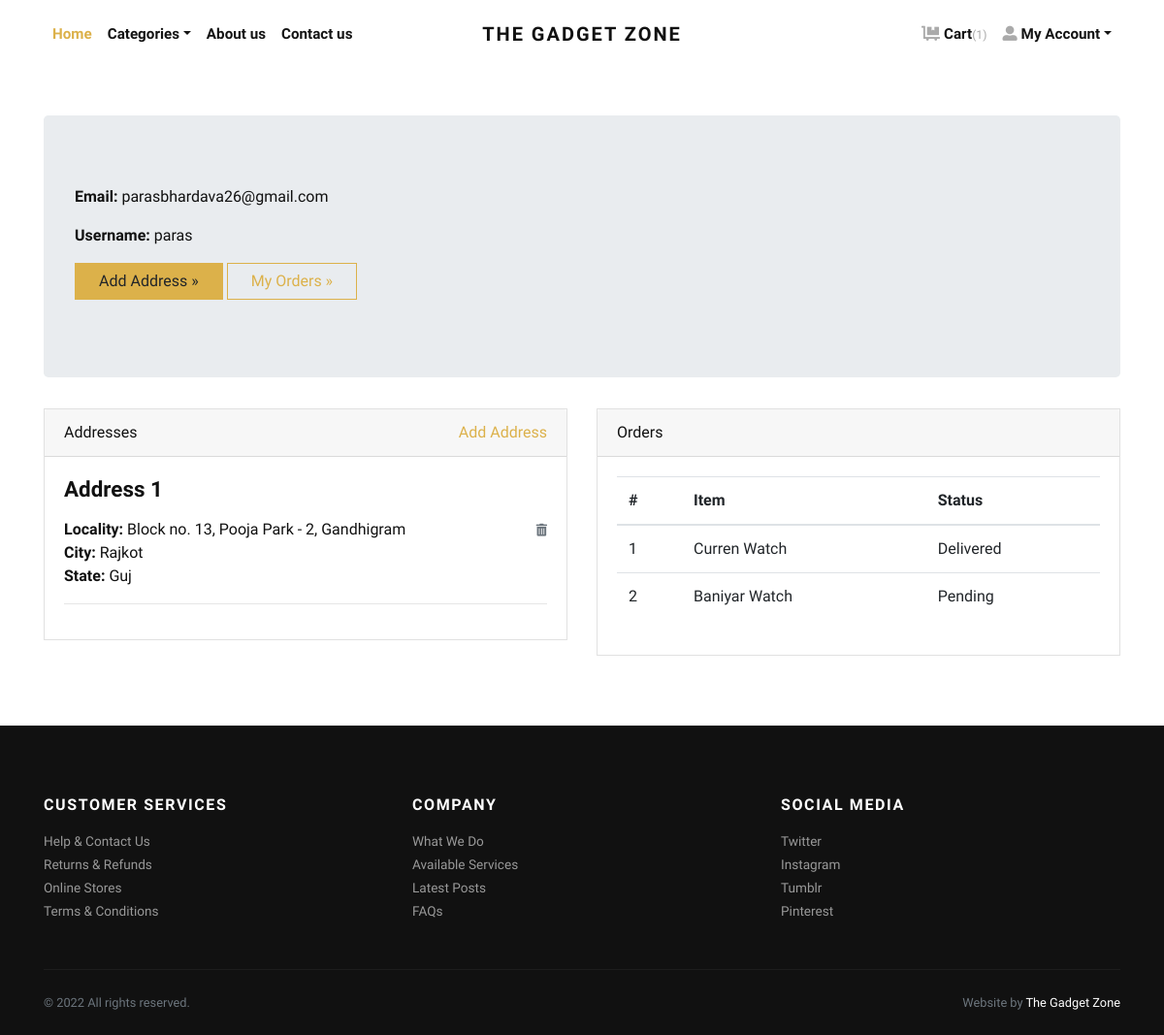
The page /accounts/profile/ (signed in) on the database its author committed.
### store/models.py (models this page shows, shortened)
class Address(models.Model):
    user = models.ForeignKey(User, verbose_name="User", on_delete=models.CASCADE)
    locality = models.CharField(max_length=150, verbose_name="Nearest Location")
    city = models.CharField(max_length=150, verbose_name="City")
    state = models.CharField(max_length=150, verbose_name="State")

class Order(models.Model):
    user = models.ForeignKey(User, verbose_name="User", on_delete=models.CASCADE)
    address = models.ForeignKey(Address, verbose_name="Shipping Address", on_delete=models.CASCADE)
    product = models.ForeignKey(Product, verbose_name="Product", on_delete=models.CASCADE)
    quantity = models.PositiveIntegerField(verbose_name="Quantity")
    ordered_date = models.DateTimeField(auto_now_add=True, verbose_name="Ordered Date")
    status = models.CharField(
        choices=STATUS_CHOICES,
        max_length=50,
        default="Pending"
        )

class Product(models.Model):
    title = models.CharField(max_length=150, verbose_name="Product Title")
    slug = models.SlugField(max_length=160, verbose_name="Product Slug")
    sku = models.CharField(max_length=255, unique=True, verbose_name="Unique Product ID (SKU)")
    short_description = models.TextField(verbose_name="Short Description")
    detail_description = models.TextField(blank=True, null=True, verbose_name="Detail Description")
    product_image = models.ImageField(upload_to='product', blank=True, null=True, verbose_name="Product Image")
    price = models.DecimalField(max_digits=8, decimal_places=2)
    category = models.ForeignKey(Category, verbose_name="Product Categoy", on_delete=models.CASCADE)
    is_active = models.BooleanField(verbose_name="Is Active?")
    is_featured = models.BooleanField(verbose_name="Is Featured?")
    created_at = models.DateTimeField(auto_now_add=True, verbose_name="Created Date")
    updated_at = models.DateTimeField(auto_now=True, verbose_name="Updated Date")
    class Meta:
        verbose_name_plural = 'Products'
        ordering = ('-created_at', )

### store/views.py (the view)
# urls.py: path('accounts/profile/', views.profile, name="profile"),
@login_required
def profile(request):
    addresses = Address.objects.filter(user=request.user)
    orders = Order.objects.filter(user=request.user)
    return render(request, 'account/profile.html', {'addresses':addresses, 'orders':orders})

### store/context_preprocessors.py (called while the page is built)
def store_menu(request):
    categories = Category.objects.filter(is_active=True)
    context = {
        'categories_menu': categories,
    }
    return context

def cart_menu(request):
    if request.user.is_authenticated:
        cart_items= Cart.objects.filter(user=request.user)
        context = {
            'cart_items': cart_items,
        }
    else:
        context = {}
    return context

### templates/account/profile.html (shortened to what this page needs)
{% extends 'base.html' %}
{% load static %}
    {% block content %}
      <div class="container py-5">
        <div class="jumbotron">
          <p><strong>Email:</strong> {{request.user.email}}</p>
          <p><strong>Username:</strong> {{request.user.username}}</p>
          <p><a class="btn btn-primary btn-large" href="{% url 'store:add-address' %}">Add Address »</a> <a class="btn btn-outline-primary btn-large" href="#">My Orders »</a></p>
        </div>
        <div class="row">
          <div class="col-lg-6">
            <div class="card mb-4" id="headings">
              <div class="card-header">Addresses <span class="float-right"><a href="{% url 'store:add-address' %}">Add Address</a></span></div>
              <div class="card-body">
                {% if addresses %}
                    {% for address in addresses %}
                        <h4 class="mb-3">Address {{forloop.counter}}</h4>
                        <span class="float-right"><a href="{% url 'store:remove-address' address.id %}"><i class="fas fa-trash-alt small text-muted"></i></a></span>
                        <p>
                            <strong>Locality: </strong>{{address.locality}} <br>
                            <strong>City: </strong>{{address.city}} <br>
                            <strong>State: </strong>{{address.state}} <br>
                        </p>
                        <hr>
                    {% endfor %}
                {% else %}
                <div class="text-danger">
                  Address not Added.
                </div>
                {% endif %}
              </div>
            </div>
          </div>
          <div class="col-lg-6">
            <div class="card mb-4" id="tables">
              <div class="card-header">Orders</div>
              <div class="card-body">
                <table class="table table-hover">
                  <thead>
                    <tr>
                      <th>#</th>
                      <th>Item</th>
                      <th>Status</th>
                    </tr>
                  </thead>
                  <tbody>
                    {% if orders %}
                      {% for order in orders %}
                        <tr>
                          <td>{{forloop.counter}}</td>
                          <td>{{order.product.title}}</td>
                          <td>
                            {{order.status}}
                          </td>
                        </tr>
                      {% endfor %}
                    {% else %}
                    <tr>
                      <td class="text-danger" colspan="3">You've not Ordered anything yet.</td>
                    </tr>
                    {% endif %}
                  </tbody>
                </table>
              </div>
            </div>
          </div>
        </div>
      </div>
{% endblock content %}

### TheGadgetZone/static/css/style.default.css (style rules this page uses)
strong { font-weight: 700; }
.btn { font-weight: 400; border: 1px solid transparent; font-family: inherit; padding: 0.375rem 1.5rem; font-size: 1rem; line-height: 1.5; border-radius: 0; transition: color 0.15s ease-in-out, background-color 0.15s ease-in-out, border-color 0.15s ease-in-out, box-shadow 0.15s ease-in-out; }
.btn-primary { color: #212529; background-color: #dcb14a; border-color: #dcb14a; }
.btn-outline-primary { color: #dcb14a; background-color: transparent; background-image: none; border-color: #dcb14a; }
body { font-family: "Libre Franklin", sans-serif; font-size: 1rem; font-weight: 400; line-height: 1.5; color: #111111; background-color: #fff; }
a { color: #dcb14a; text-decoration: none; }
h1, h2, h3, h4, h5, h6, .h1, .h2, .h3, .h4, .h5, .h6 { margin-bottom: 0.5rem; font-family: inherit; font-weight: 900; line-height: 1.2; color: inherit; }
h4, .h4 { font-size: 1.4rem; }
hr { border-top: 1px solid rgba(17, 17, 17, 0.1); }
small, .small { font-size: 80%; font-weight: 400; }
.card { background-color: #fff; border: 1px solid rgba(17, 17, 17, 0.125); border-radius: 0; }
.card-body { padding: 1.25rem; }
.card-header { padding: 0.75rem 1.25rem; background-color: rgba(17, 17, 17, 0.03); border-bottom: 1px solid rgba(17, 17, 17, 0.125); }
.card-header:first-child { border-radius: calc(0 - 1px) calc(0 - 1px) 0 0; }

### rows shown on the page
Address: locality "Block no. 13, Pooja Park - 2, Gandhigram", city "Rajkot", state "Guj"
Order: product "Curren Watch", status "Delivered"
Order: product "Baniyar Watch", status "Pending"

### other values the page prints
{{ cart_items.count }} "1"
{{ request.user.email }} "parasbhardava26@gmail.com"
{{ request.user.username }} "paras"
